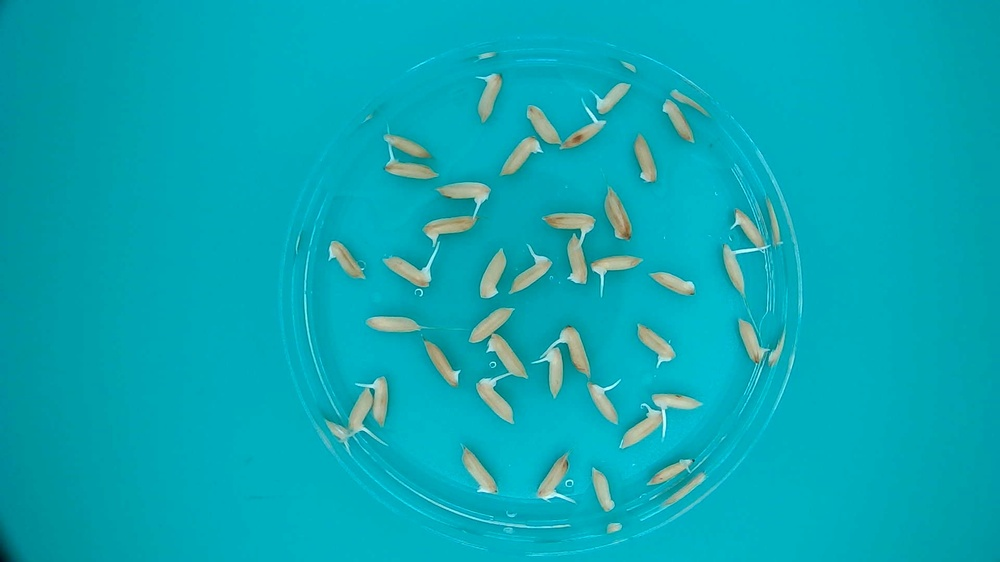
#> input picture pythonProject/inference/test/N7-1-11B-3.jpg, 1000 x 562 px, shrunk from 1920 x 1080 before the run; its folder holds only this picture in this run
$ python -i grainSegmentation_1.py   (imports and definitions only)
#> lines starting #> are read from the running program, lines starting #| are printed output that depends on the picture; after the words box and inside, x2 and y2 are one past the last pixel; in counts of white or black regions, pixels touching at a corner belong together
# -*- coding: utf-8 -*-
"""
Created on Sat Oct 14 13:23:42 2023

@author: 15959
"""

import cv2
import numpy as np
from sklearn.cluster import KMeans
from scipy.ndimage import label
from scipy.ndimage.measurements import label
from skimage.measure import regionprops
from skimage.morphology import remove_small_objects
import matplotlib.pyplot as plt
from scipy.ndimage import gaussian_filter
from scipy.signal import find_peaks
import scipy.ndimage as ndimage
from scipy.ndimage import gaussian_filter1d
from scipy.signal import convolve2d
from scipy.ndimage import convolve
from scipy.ndimage import correlate
import pandas as pd
import xlrd  # 读取excel的库
import openpyxl
from openpyxl.utils.dataframe import dataframe_to_rows
from skimage import morphology
from skimage.measure import label, regionprops


def grainSegmentation(filePath):
#> called with filePath = 'inference/test/N7-1-11B-3.jpg'
    global grain_bw

    # 一、基于 k-me ans 聚类算法的谷粒粗分割

    # 读取图像，支持 bmp、jpg、png、tiff 等常用格式
    I = cv2.imread(filePath)
#> I is the input picture: shape (562, 1000, 3); mean B, G, R 180.7, 168.2, 8.7

    # I = cv2.imread("D:\B_GENERAL\coding transform\project\matlabGUI\\d5.jpg")
    # 将图像从BGR转换为RGB颜色通道顺序
    I = cv2.cvtColor(I, cv2.COLOR_BGR2RGB)
    # gray = cv2.cvtColor(I, cv2.COLOR_BGR2GRAY)
    # 创建窗口并显示图像

    # 释放窗口
    I = np.double(I)
    I_gray = I[:, :, 0]
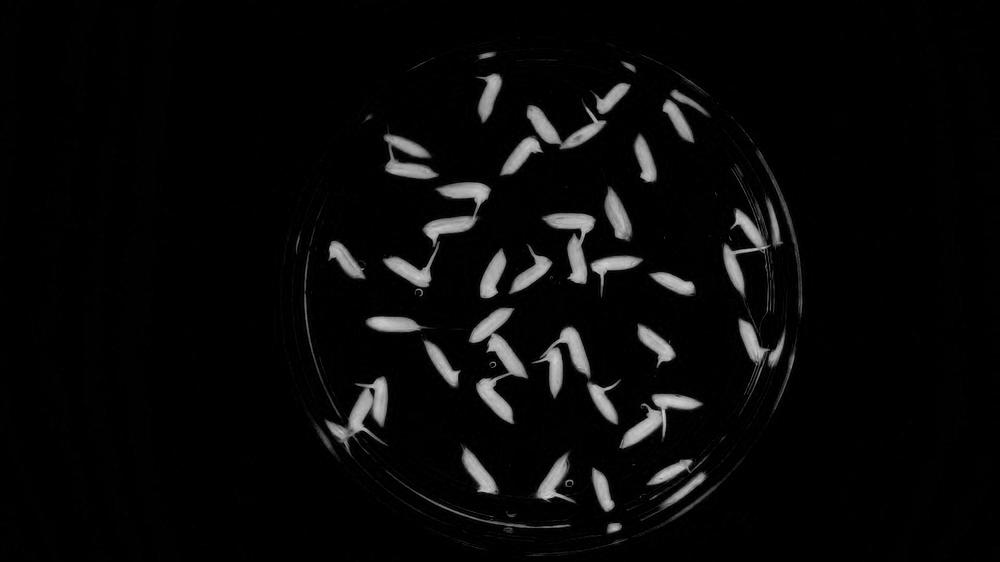
#> I_gray: shape (562, 1000) float64; min 0, max 210, mean 8.7
    size1 = I.shape
#> size1 = (562, 1000, 3)
    I_column = np.reshape(I, (size1[0] * size1[1], 3))

    thr1 = 60
    thr2 = 60
    I1 = I_column[:, 0] - I_column[:, 2]
    I1[I1 >= thr1] = 30
    I2 = I_column[:, 1] - I_column[:, 2]
    I2[I2 >= thr2] = 30
    I4 = np.sum(I_column, axis=1)
    I1 = np.column_stack((I1, I2))
#> I1 = 562000 pairs, first value -213 to 59, second value -34 to 53
    np.set_printoptions(threshold=np.inf)

    matrix1 = np.array([[40, 40], [0, 0]])
    kmeans = KMeans(n_clusters=2, init=matrix1)
    kmeans.fit(I1)
    idx = kmeans.labels_
    # idx = kmeans.fit_predict(I1)

    idx = idx.astype(int) - 1
    temp1 = np.nanmean(I4[idx == 0])
#> temp1 = 351.6
    temp2 = np.mean(I4[idx == 1])
#> temp2 = nan
    if temp1 > temp2:
        idx = ~idx
    idx_reshape = np.reshape(idx, (size1[0], size1[1]))
    idx_reshape = np.uint8(idx_reshape)
    # cv2.namedWindow("Image_k-means")
    # cv2.imshow("Image_k-means",idx_reshape)
    # cv2.waitKey(0)

    # 二、基于高斯滤波的谷粒精细分割
    # 1、I1 = bwareaopen(I1, 80, 4)  # 删除较小面积的连通图
    I1 = idx_reshape
    num, labels, stats, _ = cv2.connectedComponentsWithStats(I1.astype(np.uint8), 4)
#> num = 48

    # 根据面积阈值p，删除较小的连通组件
    for i in range(1, num):
        if stats[i, cv2.CC_STAT_AREA] < 80:
            labels[labels == i] = 0
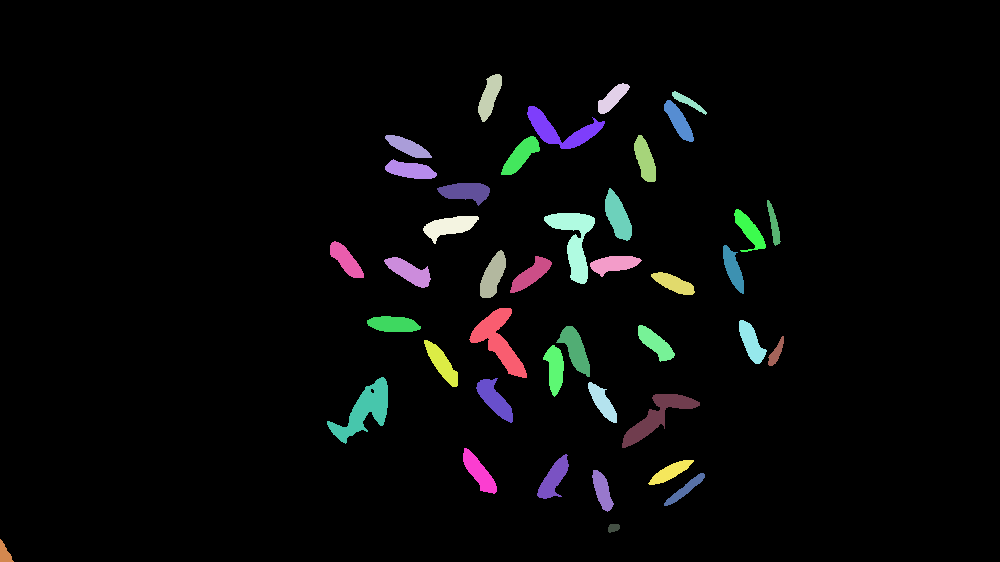
#> labels: shape (562, 1000) int32; 42 distinct labels, from 0 to 47; one colour per label, 0 black

    # 将删除较小连通组件后的图像返回
    I1 = labels.astype(bool)
    I1 = I1.astype(np.uint8)

    # 2、使用轮廓填充孔洞:I1=imfill(I1,'holes');
    contours, _ = cv2.findContours(I1, cv2.RETR_EXTERNAL, cv2.CHAIN_APPROX_SIMPLE)
#> I1: shape (562, 1000); values 0 (black) and 1 (white), 5% white; 41 white regions, largest, box (x1, y1, x2, y2) and area: (327, 377, 388, 444) 1608, (469, 308, 527, 378) 1543, (544, 213, 595, 284) 1531
    for contour in contours:
        cv2.drawContours(I1, [contour], 0, 255, cv2.FILLED)
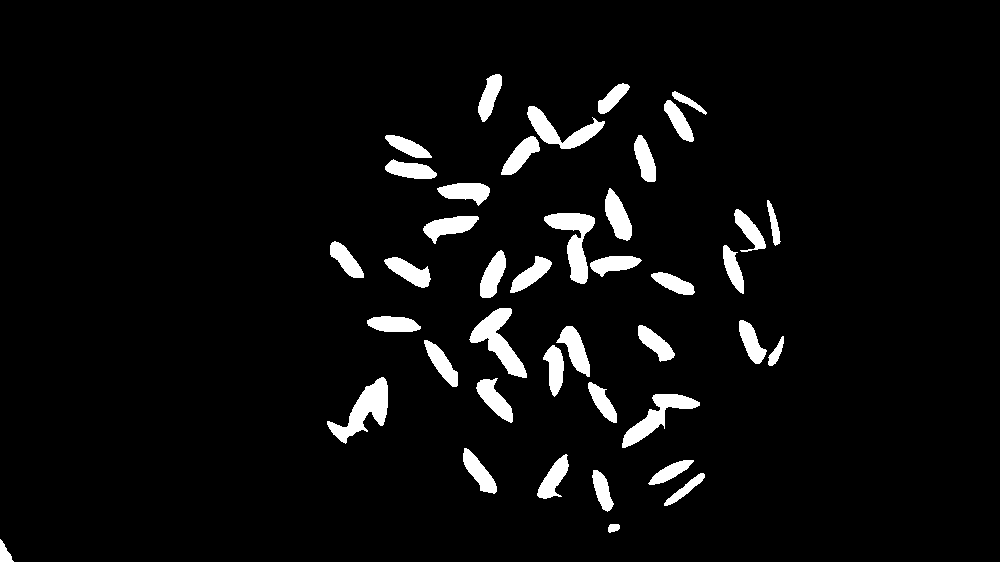
#> I1: shape (562, 1000); 5% white; 41 white regions, largest, box (x1, y1, x2, y2) and area: (327, 377, 388, 444) 1618, (469, 308, 527, 378) 1543, (544, 213, 595, 284) 1531

    # 显示图像
    # cv2.imshow('Filled',I1)
    # cv2.waitKey(0)

    I1 = I1.astype(np.uint8)

    # 3、使用连通组件标记函数进行标记，确定图像中的连通区域个数I1=idx_reshape
    #  [labeled,numObjects]=bwlabel(I1,4); labeled 是标记后的图像，numObjects 是连通区域的个数

    # test1:使用 ndimage.label 函数进行标记
    # labeled, numObjects = ndimage.label(I1, structure=[[0, 1, 0], [1, 1, 1], [0, 1, 0]])

    # test2:
    numObjects, labeled = cv2.connectedComponents(I1, connectivity=4)
#> numObjects = 43

    numObjects = np.max(labeled)  # 获取最大连通组件数
#> numObjects = 42
    # [18 lines of commented-out code are left out]

    each_grain_area_histogram = np.zeros((numObjects, 256))  # 统计连通区域红色分量直方图
    for i in range(size1[0]):
        for j in range(size1[1]):
            temp = labeled[i, j]
            if temp != 0:
                temp1 = I_gray[i, j]
                # temp1 = temp1 + 1
                each_grain_area_histogram[temp - 1, int(temp1)] = each_grain_area_histogram[temp - 1, int(temp1)] + 1

    # print(each_grain_area_histogram.tolist())
    # print(temp)
    # print(temp1)

    each_grain_area_histogram_inflection_position = np.zeros((numObjects, 1))
#> each_grain_area_histogram_inflection_position = 42 values from 0 to 0

    x = np.arange(1, 257)
    d = 5
    initial1 = 150

    # 一维高斯滤波对直方图进行平滑+多项式拟合
    for i in range(numObjects):
        h = np.multiply(cv2.getGaussianKernel(1, 7.5), (cv2.getGaussianKernel(100, 7.5)).T).flatten()
        arr_2d = np.zeros((100, 100))
        arr_2d[:h.size] = h.reshape((h.size, 1))
        # each_grain_area_histogram[i, :] = cv2.filter2D(each_grain_area_histogram[i, :].astype('float32'), -1, h, borderType=cv2.BORDER_CONSTANT).reshape(1, -1)
        # each_grain_area_histogram[i, :] = scipy.ndimage.filters.convolve(each_grain_area_histogram[i, :], arr_2d, mode='nearest')  # Python命令
        each_grain_area_histogram[i, :] = correlate(each_grain_area_histogram[i, :].astype(np.float64), h,
                                                    mode='reflect')
        # each_grain_area_histogram[i, :] = np.correlate(each_grain_area_histogram[i, :].astype('float64'), h, mode='valid')
        # each_grain_area_histogram[i, :] = cv2.filter2D(each_grain_area_histogram[i, :].flatten(), -1, h).reshape(1, -1)
        y = each_grain_area_histogram[i, :].astype(np.double)

        r = np.polyfit(x, y, d)
        # [16 lines of commented-out code are left out]
        yvals = np.polyval(r, range(initial1, 256))
        # yv = r[1] * x^ 5 + r[2] * x^ 4 + r[3] * x^ 3 + r[4] * x^ 2 + r[5] * x + r[6]; #直方图的趋势线
        indx1 = np.argmax(yvals)
        indx1 = indx1 + initial1 - 2
        for k in reversed(list(range(2, indx1 + 1))):
            temp1 = r[0] * k ** 5 + r[1] * k ** 4 + r[2] * k ** 3 + r[3] * k ** 2 + r[4] * k + r[5]
            temp2 = r[0] * (k - 1) ** 5 + r[1] * (k - 1) ** 4 + r[2] * (k - 1) ** 3 + r[3] * (k - 1) ** 2 + r[4] * (
                    k - 1) + r[5]
            temp3 = r[0] * (k + 1) ** 5 + r[1] * (k + 1) ** 4 + r[2] * (k + 1) ** 3 + r[3] * (k + 1) ** 2 + r[4] * (
                    k + 1) + r[5]
            if (temp1 <= temp2 and temp1 <= temp3):
                break

        each_grain_area_histogram_inflection_position[i, 0] = k
#> this loop made 42 passes
#> (r, indx1) on passes 1, 2, 3, 4, 5, 7, 8, 9, 10, 11, 12: ([8.29e-10, -4.69e-07, 8.69e-05, -0.00593, 0.152, -0.779], 149), ([8.23e-10, -4.84e-07, 9.52e-05, -0.00718, 0.199, -1.22], 153), ([-2.25e-10, 1.73e-07, -4.67e-05, 0.00506, -0.176, 1.39], 148), ([6.64e-10, -3.74e-07, 6.88e-05, -0.00476, 0.135, -0.727], 148), ([1.71e-09, -9.84e-07, 0.000187, -0.0134, 0.358, -1.86], 151), ([4.43e-10, -2.4e-07, 4.16e-05, -0.00266, 0.0849, -0.371], 148), ([9.42e-10, -5.53e-07, 0.000109, -0.0083, 0.244, -1.4], 152), ([1.16e-09, -7.07e-07, 0.000146, -0.0119, 0.371, -2.44], 157), ([9.53e-10, -5.53e-07, 0.000107, -0.00797, 0.23, -1.31], 150), ([1.31e-09, -7.99e-07, 0.000165, -0.0134, 0.401, -2.39], 158), ([7.46e-10, -3.92e-07, 6.25e-05, -0.00294, 0.0384, 0.221], 148)
#> indx1 on pass 6: 162
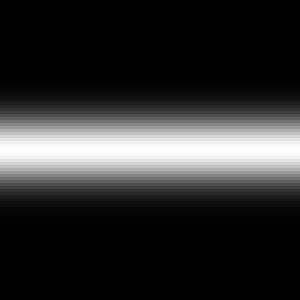
#> arr_2d: shape (100, 100) float64 (shown 3 times larger); min 1.85e-11, max 0.0532, mean 0.01; drawn with min black and max white
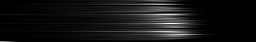
#> each_grain_area_histogram: shape (42, 256) float64; min 0, max 31.9, mean 2.6; drawn with min black and max white
#> after the loop, each_grain_area_histogram_inflection_position = 42 values, max 179 at index 41, min 2 at index 6, mean 60.12

    # [10 lines of commented-out code are left out]
    for i in range(size1[0]):
        for j in range(size1[1]):
            temp = labeled[i, j]
            if temp != 0:
                if each_grain_area_histogram_inflection_position[temp - 1, 0] != 0 \
                        and I_gray[i, j] < each_grain_area_histogram_inflection_position[temp - 1, 0]:
                    I1[i, j] = 0
                    labeled[i, j] = 0
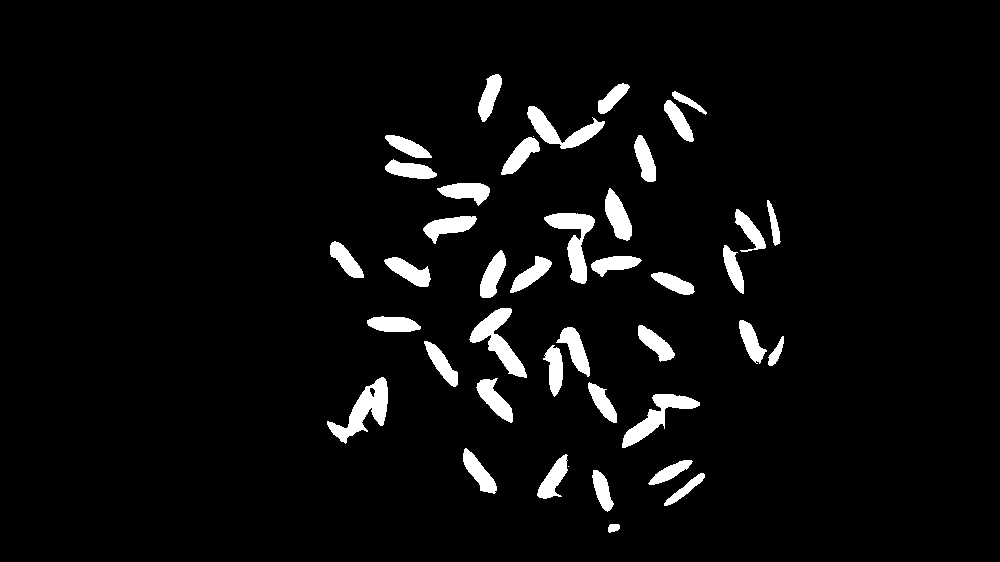
#> I1: shape (562, 1000); 4.8% white; 42 white regions (2 under 20 px), largest, box (x1, y1, x2, y2) and area: (327, 377, 388, 444) 1551, (469, 308, 527, 378) 1443, (544, 213, 595, 284) 1416
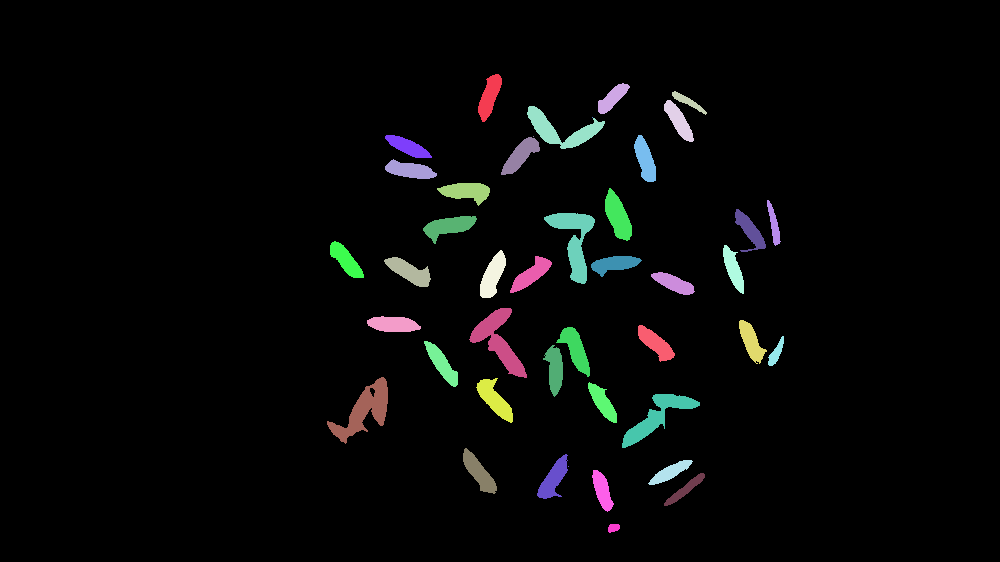
#> labeled: shape (562, 1000) int32; 42 distinct labels, from 0 to 41; one colour per label, 0 black

                    # 三、I1 = bwareaopen(I1, 80, 4)  # 删除较小面积的连通图
    num, labels, stats, _ = cv2.connectedComponentsWithStats(I1.astype(np.uint8), 4)
#> num = 43

    # 根据面积阈值p，删除较小的连通组件
    for i in range(1, num):
        if stats[i, cv2.CC_STAT_AREA] < 80:
            labels[labels == i] = 0
#> labels: shape (562, 1000) int32; 41 distinct labels, from 0 to 42

    # 将删除较小连通组件后的图像返回
    grain_bw = labels.astype(bool)
    # [5 lines of commented-out code are left out]
    return grain_bw


# grainSegmentation()

>>> result = grainSegmentation('inference/test/N7-1-11B-3.jpg')
